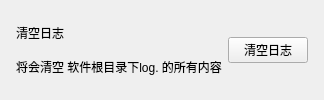
          <widget class="CardWidget" name="CardWidget_11">
           <property name="minimumSize">
            <size>
             <width>0</width>
             <height>70</height>
            </size>
           </property>
           <layout class="QHBoxLayout" name="horizontalLayout_11">
            <property name="leftMargin">
             <number>16</number>
            </property>
            <property name="topMargin">
             <number>16</number>
            </property>
            <property name="rightMargin">
             <number>16</number>
            </property>
            <property name="bottomMargin">
             <number>16</number>
            </property>
            <item>
             <layout class="QVBoxLayout" name="verticalLayout_17">
              <property name="spacing">
               <number>0</number>
              </property>
              <item>
               <widget class="StrongBodyLabel" name="StrongBodyLabel_12">
                <property name="sizePolicy">
                 <sizepolicy hsizetype="Expanding" vsizetype="Preferred">
                  <horstretch>0</horstretch>
                  <verstretch>0</verstretch>
                 </sizepolicy>
                </property>
                <property name="text">
                 <string>清空日志</string>
                </property>
               </widget>
              </item>
              <item>
               <widget class="CaptionLabel" name="CaptionLabel_11">
                <property name="text">
                 <string>将会清空 软件根目录下log. 的所有内容</string>
                </property>
                <property name="lightColor" stdset="0">
                 <color alpha="150">
                  <red>0</red>
                  <green>0</green>
                  <blue>0</blue>
                 </color>
                </property>
                <property name="darkColor" stdset="0">
                 <color alpha="200">
                  <red>255</red>
                  <green>255</green>
                  <blue>255</blue>
                 </color>
                </property>
               </widget>
              </item>
             </layout>
            </item>
            <item>
             <widget class="PushButton" name="button_clear_log">
              <property name="text">
               <string>清空日志</string>
              </property>
             </widget>
            </item>
           </layout>
          </widget>
